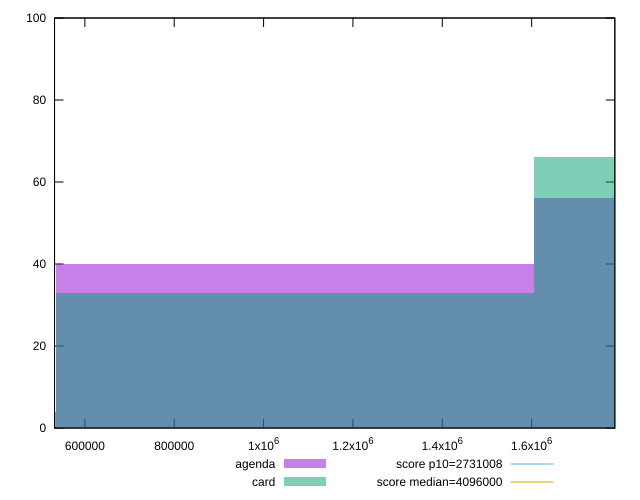

Write the gnuplot code that produced this figure.
reset

$agenda <<EOF
2140417.1157561243 56
1070208.5578780621 40
0 4
EOF

$card <<EOF
2140417.1157561243 66
1070208.5578780621 33
EOF

set key outside below
set boxwidth 1070208.5578780621
set xrange [532092:1786188]
set yrange [0:100]
set trange [0:100]
set style fill transparent solid 0.5 noborder

set parametric
set terminal svg size 640, 500 enhanced background rgb 'white'
set output "reports/report_00027_2021-02-24T12-40-31.850Z/total-byte-weight/comparison/histogram/1_vs_2.svg"

plot $agenda title "agenda" with boxes, \
     $card title "card" with boxes, \
     2731008,t title "score p10=2731008", \
     4096000,t title "score median=4096000"

reset
